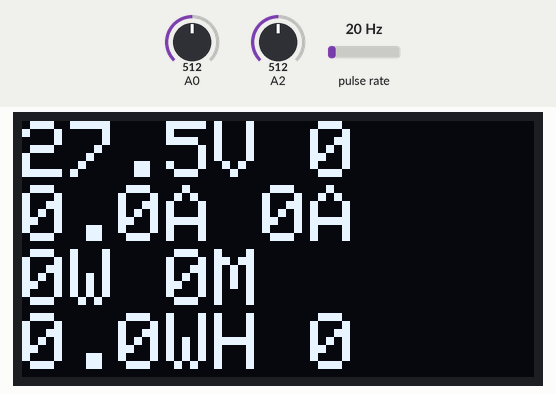
A sketch run on a simulated Arduino Uno, built with avr-gcc and run on an emulated ATmega328P. On the bench: 128×64 one-colour display. Wiring (inferred from the names in the program): pulse sensor: data pin 2. Inputs (shaded band) come from the test bench; at power-on: pulse rate 20 Hz, A2 = 512, A0 = 512. EEPROM starts erased.

Above: at 4.2 s.
4.3 s: pulse rate (sensor on pin 2) set to 100 Hz
At 5.4 s:
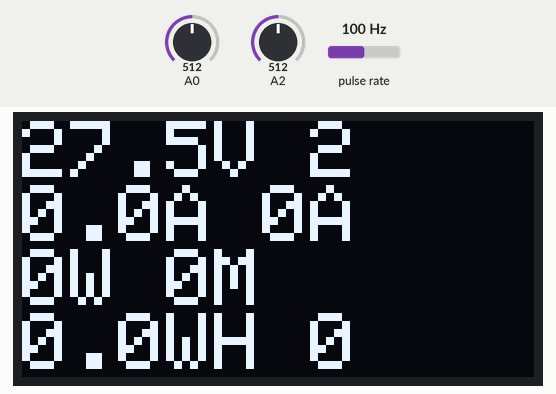
7.0 s: A2 set to 716
At 8.26 s:
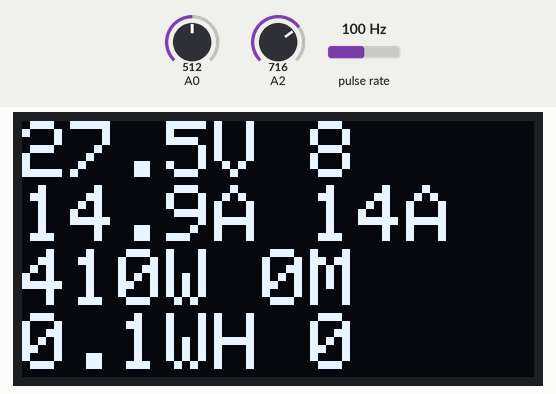
8.5 s: A0 set to 716
At 9.26 s:
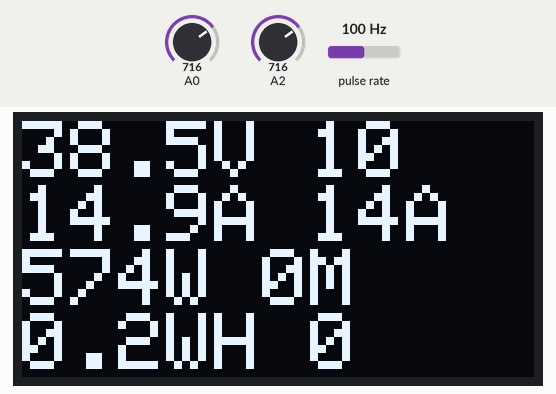
10.5 s: A0 set to 194
At 11.69 s:
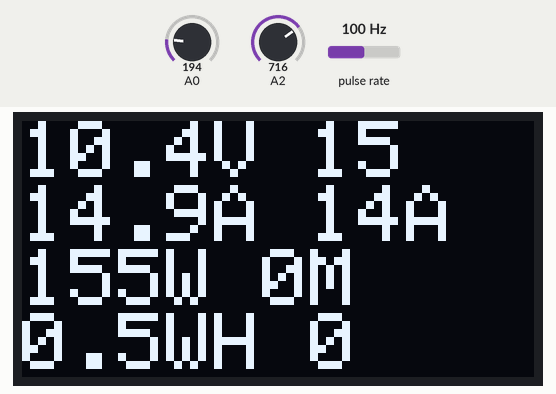
12.1 s: A0 set to 169
At 13.2 s:
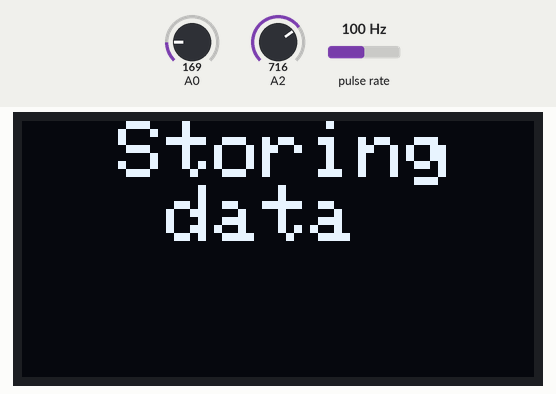
Timing chart, 0 to 15.1 s (numbered marks = the images above; inputs shaded):
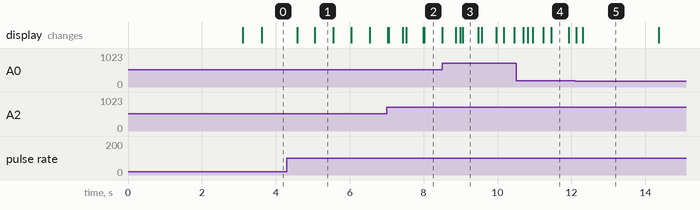

The sketch:

serialtest_V1_for_plotter.ino
```cpp
#include <EEPROM.h>

#include <SPI.h>
#include <Wire.h>
#include <Adafruit_GFX.h>
#include <Adafruit_SSD1306.h>
#include <EEPROM.h>

#define SCREEN_WIDTH 128 // OLED display width, in pixels
#define SCREEN_HEIGHT 64 // OLED display height, in pixels

// Declaration for an SSD1306 display connected to I2C (SDA, SCL pins)
#define OLED_RESET     4 // Reset pin # (or -1 if sharing Arduino reset pin)
Adafruit_SSD1306 display(SCREEN_WIDTH, SCREEN_HEIGHT, &Wire, OLED_RESET);

#define NUMFLAKES     10 // Number of snowflakes in the animation example

#define LOGO_HEIGHT   16
#define LOGO_WIDTH    16
static const unsigned char PROGMEM logo_bmp[] =
{ B00000000, B11000000,
  B00000001, B11000000,
  B00000001, B11000000,
  B00000011, B11100000,
  B11110011, B11100000,
  B11111110, B11111000,
  B01111110, B11111111,
  B00110011, B10011111,
  B00011111, B11111100,
  B00001101, B01110000,
  B00011011, B10100000,
  B00111111, B11100000,
  B00111111, B11110000,
  B01111100, B11110000,
  B01110000, B01110000,
  B00000000, B00110000 };

#define vPerDiv     0.0048828125
#define wheelDia    0.65//meters
#define noOfHSCutsPerRev  266

unsigned int hall_signal=2;
unsigned int eeprom_read_switch=12;
uint32_t timeCount=0,prevTime=0;
uint8_t readValue = 0;
uint16_t eepromAdd = 0,eepromStoreAdd=0,sampleCount=0;
volatile uint16_t V=0,I=0,maxI=0,noOfHSCuts=0,RPM=0;
float Vv=0.0,Iv=0.0,maxIv=0.0,P=0.0,E=0.0,dist=0.0,battWireV=0.0;
void setup() {
  // put your setup code here, to run once:
  Serial.begin(115200);
  pinMode(eeprom_read_switch,INPUT_PULLUP);
  pinMode(hall_signal, INPUT_PULLUP);

  //setting the ADC
  InitADC();

  // SSD1306_SWITCHCAPVCC = generate display voltage from 3.3V internally
  if(!display.begin(SSD1306_SWITCHCAPVCC, 0x3C)) { // Address 0x3D for 128x64
    Serial.println(F("SSD1306 allocation failed"));
    for(;;); // Don't proceed, loop forever
  }
  // Clear the buffer
  display.clearDisplay();
  display.setTextSize(2);             // Normal 1:1 pixel scale
  display.setTextColor(WHITE);        // Draw white text
  display.setCursor(0,0);             // Start at top-left corner
  display.println(F(" Punchline"));
  display.println(F("  Energy"));
  display.println(F(" Pvt. Ltd."));
  display.display();
  delay(3000);

  //deciding the reading factor
  battWireV = ReadADC(0)*vPerDiv*11.0f;
  //Serial.println(battWireV);
  //routine for reading the data
  //if batt wire voltage is higher than 10V meaning that the batt is connected to the device
  //if batt wire voltage is less thatn 10v meaning that the device is not connected to batt or being ready to read
  //the stored eeprom data
  uint16_t storedSampCount=0,temporary=0;
  if(battWireV < 10.0f){
    displayCheckWireConnectionAndReboot();
    while(1){
        if(!digitalRead(eeprom_read_switch)){
          Serial.print("RPM,InstPow,Current_");
          //Serial.print("Voltage: ");
          Serial.print(EEPROM.read(1022));Serial.print("V_");
          //Serial.print("Energy: ");
          Serial.print(EEPROM.read(1016)*255+EEPROM.read(1017));Serial.print("WH_");
          //Serial.print("Time: ");
          Serial.print(EEPROM.read(1018)*255+EEPROM.read(1019));Serial.print("M_");
          //Serial.print("Distance: ");
          Serial.print(EEPROM.read(1020)*255+EEPROM.read(1021));Serial.println("m");//end of legends
          //Serial.println(".....................................................");
          storedSampCount=EEPROM.read(0)*5;//each sample is of 5 bytes
          eepromAdd=0;//starting address where the RPM,P,I is stored
          while(++eepromAdd <= storedSampCount){
            temporary = EEPROM.read(eepromAdd)*255;
            temporary += EEPROM.read(++eepromAdd);
            //Serial.print("RPM: ");
            Serial.print(temporary);

            temporary = EEPROM.read(++eepromAdd)*255;
            temporary += EEPROM.read(++eepromAdd);
            Serial.print(",");Serial.print(temporary);//Serial.println("W");

            temporary = EEPROM.read(++eepromAdd);
            Serial.print(",");Serial.println(temporary);//Serial.println("A");
          }
          while(1) displayReadingDonePowerOff();
        }
  }
  }
  attachInterrupt(digitalPinToInterrupt(hall_signal), counter, FALLING);
  setupTimerOneInterrupt();
  setupTimerTwoInterrupt();
}

void loop() {
  //calculating the max current.
  maxIv = (maxI*vPerDiv - 2.51);//default sensor value is 2.49V
  if(maxIv < 0) maxIv = 0;
  maxIv = maxIv*15.15151515f;//1000/66=15.151515

  //here Vv is less than 10V means Wire was previously connected but now it's disconnected.
  if(Vv < 10.0f && timeCount >=10){
    //Serial.println("button is pressed: storing data");
    //Now we can store the data.
    displayString("  Storing","   data");
    delay(2000);
    //here i am storing only E,time,dist parameters
    //store the E in two bytes (q,r)
    EEPROM.write(1016,int(E)/255);
    EEPROM.write(1017,int(E)%255);
    //store the total time in two bytes (q,r)
    EEPROM.write(1018,int(timeCount/60)/255);
    EEPROM.write(1019,int(timeCount/60)%255);
    //store the distance in two bytes(q,r)
    EEPROM.write(1020,int(dist)/255);
    EEPROM.write(1021,int(dist)%255);

    //Write storing data to eeprom commands here
    displayString("  Stored     data","   Turn   Power off!");
    while(1);
  }

  //store current,P,RPM dynamically every 10 seconds
  //5 bytes will be consumed every 10 seconds.
  //1 byte every 2 sec, 1016byte in 1016*2/60=33.867min
  //if storing at every 1sec, then 5bytes in a sec,1016byte in 1016*1/5*1/60=3.38min
  //if(timeCount%10 == 0 && timeCount != prevTime){//to store at every 10 seconds
  if(timeCount != prevTime){//to store at every seconds
    if(eepromStoreAdd < 1016){
      //storing the number of data samples stored in EEPROM, it will help in reading the data
      EEPROM.write(0,++sampleCount);
      //storing the data RPM
      EEPROM.write(++eepromStoreAdd,int(RPM)/255);
      EEPROM.write(++eepromStoreAdd,int(RPM)%255);
      //storing the data inst Power
      EEPROM.write(++eepromStoreAdd,int(P)/255);
      EEPROM.write(++eepromStoreAdd,int(P)%255);
      //string the current
      EEPROM.write(++eepromStoreAdd,int(Iv));
      prevTime = timeCount;
    }
  }
  //storing voltage at 20second
  if(timeCount==20) EEPROM.write(1022,int(Vv));
  //updating the display here
  testdrawstyles(Vv,dist,Iv,maxIv,P,E,timeCount/60,RPM/*voltage,distance,current,maxCurrent,instPower,totalPower,totalT*/);
}

void counter() {
  dist += 3.14f*wheelDia;
  noOfHSCuts++;
}

void testdrawstyles(float v, float dist, float c, float maxC, float instP, float totalP, float totalT,uint16_t rpm) {
  display.clearDisplay();
  display.setTextColor(BLACK, WHITE);        // Draw white text
  display.setCursor(0,0);             // Start at top-left corner

  display.setTextColor(WHITE);
  display.setTextSize(2);

  display.print(v,1);display.print(F("V "));
  display.println(int(dist/100.0f));//total distance , 100.0f is the display factor
  display.print(c,1);display.print(F("A "));//inst current
  display.print(int(maxC),1);display.println(F("A"));//max current
  display.print(int(instP));display.print(F("W "));//inst power
  display.print(int(totalT));display.println(F("M"));//total power
  display.print(totalP,1);display.print(F("WH "));//total power
  display.print(RPM);//RPM
  display.display();
}

void displayString(String s1, String s2){
  display.clearDisplay();
  display.setTextColor(BLACK, WHITE);        // Draw white text
  display.setCursor(0,0);             // Start at top-left corner

  display.setTextColor(WHITE);
  display.setTextSize(2);
  display.println(s1);//total power
  display.println(s2);//total power
  display.display();
}

void displayCheckWireConnectionAndReboot(){
  display.clearDisplay();
  display.setTextColor(BLACK, WHITE);        // Draw white text
  display.setCursor(0,0);             // Start at top-left corner

  display.setTextColor(WHITE);
  display.setTextSize(2);
  display.println(F("Check Wire& Reboot"));//total power
  display.println(F("or Connectto PC"));//total power
  display.display();
}
void displayReadingDonePowerOff(){
  display.clearDisplay();
  display.setTextColor(BLACK, WHITE);        // Draw white text
  display.setCursor(0,0);             // Start at top-left corner

  display.setTextColor(WHITE);
  display.setTextSize(2);
  display.println(F("  Reading done,Turn"));//total power
  display.println(F("Power off!"));//total power
  display.display();
}

void setupTimerOneInterrupt(){//at every second
  cli();
  //set timer1 interrupt at 1Hz
  TCCR1A = 0;// set entire TCCR1A register to 0
  TCCR1B = 0;// same for TCCR1B
  TCNT1  = 0;//initialize counter value to 0
  // set compare match register for 1hz increments
  OCR1A = 15624;// = (16*10^6) / (1*1024) - 1 (must be <65536)
  // turn on CTC mode
  TCCR1B |= (1 << WGM12);
  // Set CS10 and CS12 bits for 1024 prescaler
  TCCR1B |= (1 << CS12) | (1 << CS10);
  // enable timer compare interrupt
  TIMSK1 |= (1 << OCIE1A);
  sei();
}
ISR(TIMER1_COMPA_vect){//timer1 interrupt 1Hz toggles pin 13 (LED)
  timeCount++;
  if(timeCount%10 == 0){
    RPM = noOfHSCuts*6;
    noOfHSCuts = 0;
  }
}
void setupTimerTwoInterrupt(){//at every 16ms
  //set timer2 interrupt at 8kHz
  cli();
  TCCR2A = 0;// set entire TCCR2A register to 0
  TCCR2B = 0;// same for TCCR2B
  TCNT2  = 0;//initialize counter value to 0
  // set compare match register for 8khz increments
  OCR2A = 249;// = (16*10^6) / (8000*8) - 1 (must be <256)
  // turn on CTC mode
  TCCR2A |= (1 << WGM21);
  // Set CS21 bit for 8 prescaler
  TCCR2B |= (1 << CS21)|(1<<CS22)|(1<<CS20);
  // enable timer compare interrupt
  TIMSK2 |= (1 << OCIE2A);
  sei();
}
ISR(TIMER2_COMPA_vect){//timer1 interrupt at every 16msec
  static uint16_t Vavg,Iavg;
  static uint8_t countV,countI,select;
  uint16_t temp=0;
  if(select == 0){
    if(++countV <=16){
      Vavg += ReadADC(0);
    }else{
      V = Vavg>>4;
      countV = 0;
      Vavg=0;
    }
    select=1;
  }else{
    if(++countI <=16){
      temp = ReadADC(2);
      if(maxI < temp) maxI=temp;
      Iavg += temp;
    }else{
      I = Iavg>>4;
      countI = 0;
      Iavg=0;
    }
    select=0;
  }
  //calculating voltage
  Vv = V*vPerDiv*11.0f;

  //calculating current
  //I*vPerDiv=is coming out to be equal to 2.49 or 2.50 when there is no current flowing.
  //when charging subtract 2.51 then there will be max error of 0.02*15.151515=0.3030 amp
  //while charging reading less. Always add in the result to get the actual value.
  //While dischargin reading more, always subtract error from the result to get the actual value.
  Iv = (I*vPerDiv - 2.51);//default sensor value is 2.49V
  if(Iv < 0) Iv = 0;  //checking if the current is in negative direction.
  Iv = Iv*15.15151515f;//1000/66=15.151515

  //calculating power
  P = Vv*Iv;

  //calculating energy consumed
  E += P*0.00000444444f;//P*(16/1000)/60/60=P*0.00000444444
}

/*.....................................................................................................*/
uint16_t readAnalogVoltage(uint8_t adcChannel){
  uint16_t value=0;
  for(int i=0;i<10;i++){
    if(i>=2) value=value+ReadADC(adcChannel); else ReadADC(adcChannel); //leaving the first two samples for avoiding any undesired value
  }
  return(uint16_t((value*1.0)/8.0));
}
/*.....................................................................................................*/
void InitADC()
{
 // Select Vref=AVcc
 ADMUX |= (1<<REFS0);
 //set prescaller to 128 and enable ADC
 ADCSRA |= (1<<ADPS2)|(1<<ADPS1)|(1<<ADPS0)|(1<<ADEN);
}
/*.....................................................................................................*/
uint16_t ReadADC(uint8_t ADCchannel)
{
 //select ADC channel with safety mask
 ADMUX = (ADMUX & 0xF0) | (ADCchannel & 0x0F);
 //single conversion mode
 ADCSRA |= (1<<ADSC);
 // wait until ADC conversion is complete
 while( ADCSRA & (1<<ADSC) );
 return ADC;
}
```

Measured:
- the behaviour switches between 187 and 186 on A0 (found by bisection; images 4 and 5)
- after the input at 12.1 s, the display: first differs from a run without the input after 0.21 s (image 5)
- what the display in image 1 shows lasts 0.5 s, from 5.1 s to 5.6 s
- what the display in image 3 shows lasts 0.4 s, from 9.1 s to 9.5 s
- what the display in image 5 shows lasts 2.1 s, from 12.3 s to 14.4 s
